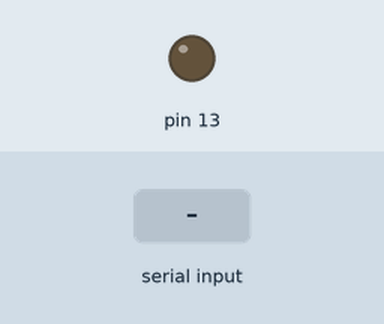
Simulated run of this sketch. Board: Arduino Uno, built with avr-gcc and run on an emulated ATmega328P. On the bench: output pins drawn as LEDs (lit = HIGH). The inputs (shaded band) are chosen by the test bench.

Above: at 1.2 s.
1.3 s: "N" received over Serial
At 2.0 s:
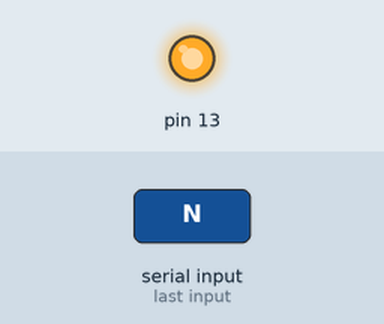
2.8 s: "F" received over Serial
At 3.2 s:
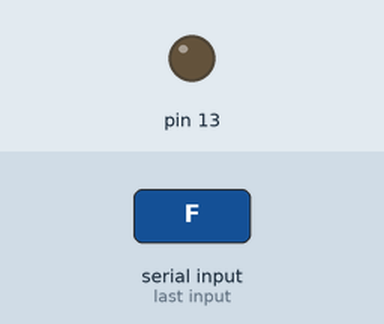
Timing chart, 0 to 5.8 s (numbered marks = the images above; inputs shaded):
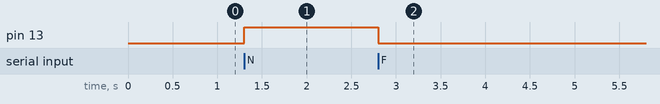

The sketch:

Blink.ino
```cpp
void setup() {

  pinMode(13, OUTPUT);
  Serial.begin(9600);
}


void loop() {

  if(Serial.available() > 0) {
    char value = Serial.read();
    if(value =='N') digitalWrite(13,HIGH);
    else if(value =='F') digitalWrite(13, LOW);


  }
}
```

Measured:
- after the input at 1.3 s, pin 13: LOW → HIGH at once
- after the input at 2.8 s, pin 13: HIGH → LOW at once
